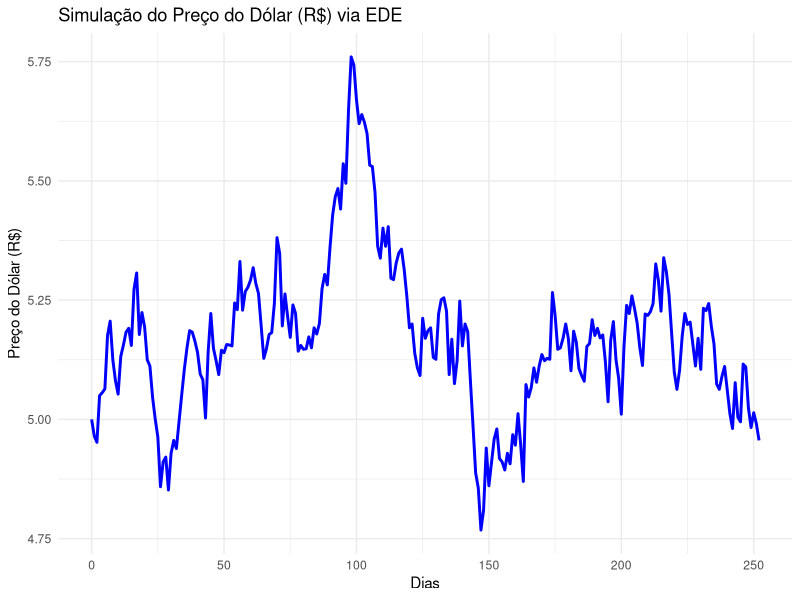

R code for this plot:
# Instalar e carregar pacotes necessários (caso não estejam instalados)
if (!require(ggplot2)) {
  install.packages("ggplot2")
  library(ggplot2)
}

# Parâmetros do Modelo (Movimento Geométrico Browniano)
taxa_media    <- 0.05      # Taxa média de retorno anual (5%)
volatilidade  <- 0.2       # Volatilidade anual (20%)
preco_inicial <- 5.00      # Preço inicial do dólar em reais

# Configurações da simulação
tempo_total <- 1         # Período de simulação em anos (1 ano)
num_passos  <- 252       # Número de passos (por exemplo, dias úteis no ano)
dt          <- tempo_total / num_passos  # Intervalo de tempo em anos

# Vetor para armazenar os preços simulados
precos <- numeric(num_passos + 1)
precos[1] <- preco_inicial

# Simulação usando o método de Euler-Maruyama para a equação diferencial estocástica:
# dS = taxa_media * S * dt + volatilidade * S * dW
set.seed(123)  # para reprodutibilidade
for (i in 2:(num_passos + 1)) {
  dW <- rnorm(1, mean = 0, sd = sqrt(dt))  # incremento do processo de Wiener
  precos[i] <- precos[i - 1] * exp((taxa_media - 0.5 * volatilidade^2) * dt +
                                     volatilidade * dW)
}

# Arredondar os preços para 3 dígitos de precisão
precos_arredondados <- round(precos, 3)

# Exibir os 10 primeiros valores simulados
cat("Primeiros 10 valores simulados do preço do dólar (R$):\n")
print(precos_arredondados[1:10])

# Criar um data frame para a plotagem
dias <- 0:num_passos
df_simulacao <- data.frame(Dia = dias, Preco = precos_arredondados)

# Plotar a trajetória simulada do preço do dólar
grafico <- ggplot(df_simulacao, aes(x = Dia, y = Preco)) +
  geom_line(color = "blue", size = 1) +
  labs(title = "Simulação do Preço do Dólar (R$) via EDE",
       x = "Dias",
       y = "Preço do Dólar (R$)") +
  theme_minimal()

print(grafico)

# Exibir o preço final previsto (após 1 ano) com 3 dígitos de precisão
preco_final <- precos_arredondados[length(precos_arredondados)]
cat("Preço final previsto do dólar (R$) após 1 ano:", preco_final, "\n")



